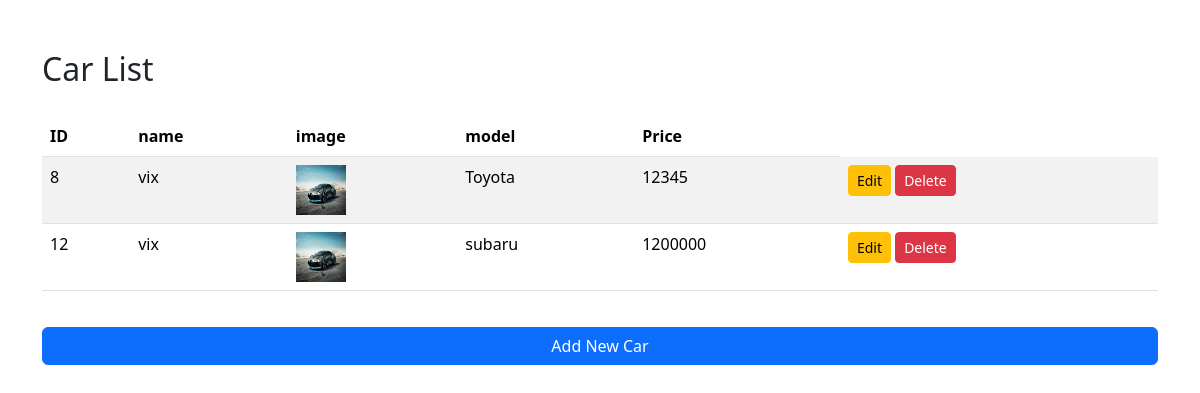
The page /carList/ on the database as committed earlier.
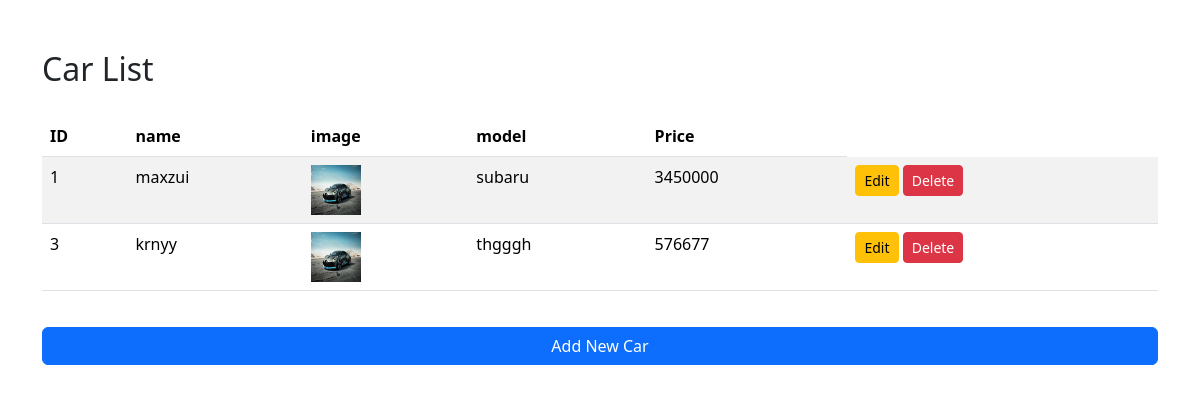
The same page on the database as committed later.
### crud_process/models.py (models this page shows, shortened)
class CarItems(models.Model):
    car_name = models.CharField(max_length=100)
    car_model = models.CharField(max_length=100)
    car_image = models.ImageField(upload_to='images/')
    car_price = models.IntegerField()

### crud_process/views.py (the view)
# urls.py: path('carList/',views.car_list,name='car_list'),
def car_list(request):
    cars=CarItems.objects.all()
    return render(request, 'Html/carList.html',{'cars':cars})

### crud_process/templates/Html/carList.html (shortened to what this page needs)
<!DOCTYPE html>
<html>
    <head>
        <link href="https://cdn.jsdelivr.net/npm/bootstrap@5.3.8/dist/css/bootstrap.min.css" rel="stylesheet">
    </head>
    <body>
        <div class="container">
            <h2>Car List</h2>
            <table class="table table-striped">
                <thead>
                    <tr>
                        <th>ID</th>
                        <th>name</th>
                        <th>image</th>
                        <th>model</th>
                        <th>Price</th>
                    </tr>
                </thead>
                <tbody>
             {% for car in cars %}
                    <tr>
                        <td>{{ car.id }}</td>
                        <td>{{ car.car_name }}</td>
                       <td><img src="{{ car.car_image.url }}" alt="{{ car.car_name }}" width="50"  height="50"></td>
                        <td>{{ car.car_model }}</td>
                        <td>{{ car.car_price }}</td>
                        <td>
                            <a href="{% url 'updateCar' car.id %}" class="btn btn-warning btn-sm">Edit</a>
                            <a href="{% url 'deleteCar' car.id %}" class="btn btn-danger btn-sm">Delete</a>
                        </td>
                    </tr>
                    {% endfor %}
                </tbody>
            </table>
            <a href="{% url 'add_car' %}" class="btn btn-primary">Add New Car</a>
        </div>
    </body>

### crud_process/templates/Html/carList.html (style rules this page uses)
.container { display: flex; flex-direction: column; gap: 20px; margin-top: 50px; }

Rows that differ between the two databases and show on the page:
removed CarItems: id "8", car_name "vix", car_image (picture), car_model "Toyota", car_price "12345"
removed CarItems: id "12", car_name "vix", car_image (picture), car_model "subaru", car_price "1200000"
added CarItems: id "1", car_name "maxzui", car_image (picture), car_model "subaru", car_price "3450000"
added CarItems: id "3", car_name "krnyy", car_image (picture), car_model "thgggh", car_price "576677"
